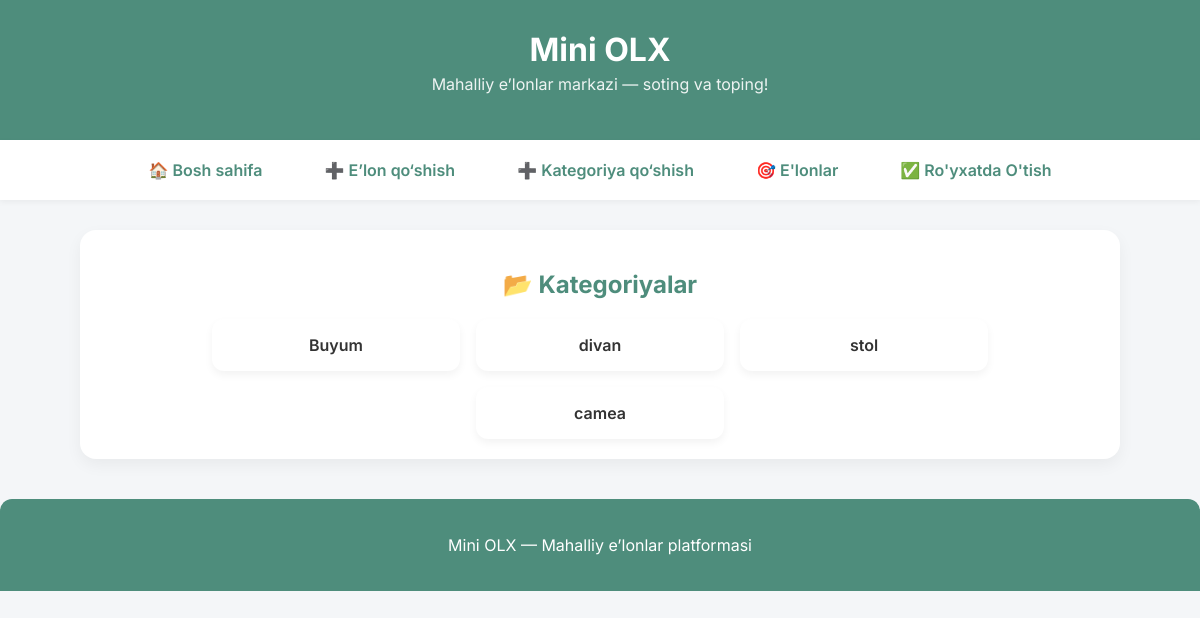
The page / on the database its author committed.
### page/models.py (models this page shows, shortened)
class Category(models.Model):
    name = models.CharField(max_length=20)

### page/views.py (the view)
# urls.py: path('', get_category, name = 'category-list'),
def get_category(request):
    cat = Category.objects.all()
    return render(request, 'products/category.html', {'cat':cat})

### templates/products/category.html
{% extends 'base.html' %}
{% load static %}
{% block content %}
<div style="max-width: 800px; margin: 0 auto;">
    <h2 style="text-align: center; color: #4E8D7C;">📂 Kategoriyalar</h2>
    <div style="display: flex; flex-wrap: wrap; gap: 16px; justify-content: center; margin-top: 20px;">
        {% for i in cat %}
        <div style="background-color: #ffffff; padding: 16px 24px; border-radius: 12px; box-shadow: 0 4px 8px rgba(0,0,0,0.05); min-width: 200px; text-align: center;">
            <a href="{% url 'category-detail' i.pk %}" style="text-decoration: none; color: #333; font-weight: 600;">
                <p style="margin: 0;">{{ i.name }}</p>
            </a>
        </div>
        {% empty %}
        <p style="text-align: center; color: #888;">Hech qanday kategoriya topilmadi.</p>
        {% endfor %}
    </div>
</div>
{% endblock %}

### templates/base.html (style rules this page uses)
body { font-family: 'Inter', sans-serif; margin: 0; padding: 0; background-color: #f4f6f8; color: #333; }

### rows shown on the page
Category: name "Buyum"
Category: name "divan"
Category: name "stol"
Category: name "camea"
